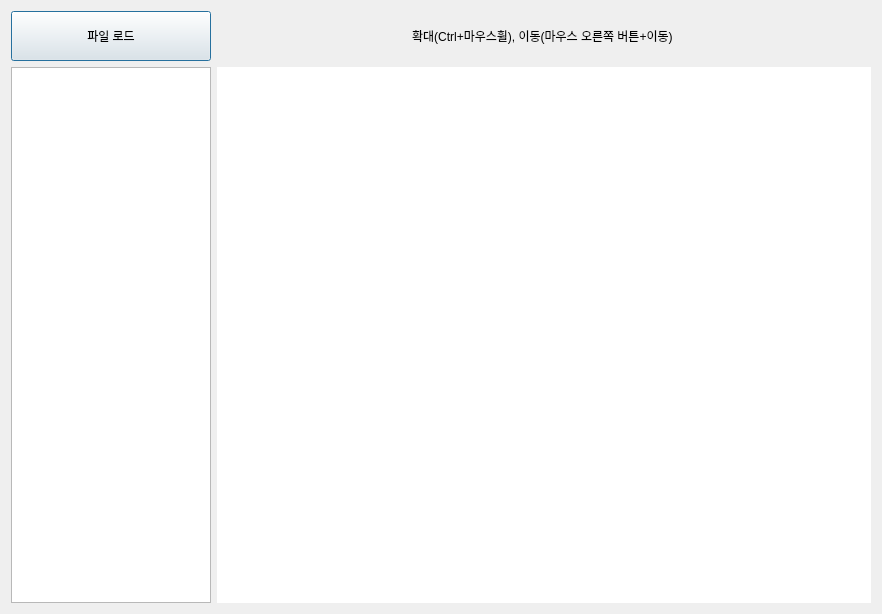
<?xml version="1.0" encoding="UTF-8"?>
<ui version="4.0">
 <class>Dialog</class>
 <widget class="QDialog" name="Dialog">
  <property name="enabled">
   <bool>true</bool>
  </property>
  <property name="geometry">
   <rect>
    <x>0</x>
    <y>0</y>
    <width>882</width>
    <height>614</height>
   </rect>
  </property>
  <property name="windowTitle">
   <string>Image Viewer</string>
  </property>
  <layout class="QGridLayout" name="gridLayout_2">
   <item row="0" column="0">
    <layout class="QGridLayout" name="gridLayout">
     <item row="1" column="2">
      <widget class="QLabel" name="labelView">
       <property name="sizePolicy">
        <sizepolicy hsizetype="MinimumExpanding" vsizetype="MinimumExpanding">
         <horstretch>0</horstretch>
         <verstretch>0</verstretch>
        </sizepolicy>
       </property>
       <property name="sizeIncrement">
        <size>
         <width>0</width>
         <height>0</height>
        </size>
       </property>
       <property name="styleSheet">
        <string notr="true">background-color: rgb(255,255,255);</string>
       </property>
       <property name="frameShape">
        <enum>QFrame::NoFrame</enum>
       </property>
       <property name="text">
        <string/>
       </property>
       <property name="scaledContents">
        <bool>false</bool>
       </property>
       <property name="alignment">
        <set>Qt::AlignLeading|Qt::AlignLeft|Qt::AlignTop</set>
       </property>
      </widget>
     </item>
     <item row="1" column="0">
      <widget class="QListWidget" name="listWidget">
       <property name="sizePolicy">
        <sizepolicy hsizetype="Ignored" vsizetype="Expanding">
         <horstretch>0</horstretch>
         <verstretch>0</verstretch>
        </sizepolicy>
       </property>
       <property name="minimumSize">
        <size>
         <width>200</width>
         <height>0</height>
        </size>
       </property>
      </widget>
     </item>
     <item row="0" column="0">
      <widget class="QPushButton" name="pathBtn">
       <property name="sizePolicy">
        <sizepolicy hsizetype="Fixed" vsizetype="Fixed">
         <horstretch>0</horstretch>
         <verstretch>0</verstretch>
        </sizepolicy>
       </property>
       <property name="minimumSize">
        <size>
         <width>200</width>
         <height>50</height>
        </size>
       </property>
       <property name="sizeIncrement">
        <size>
         <width>0</width>
         <height>0</height>
        </size>
       </property>
       <property name="text">
        <string>파일 로드</string>
       </property>
       <property name="iconSize">
        <size>
         <width>24</width>
         <height>24</height>
        </size>
       </property>
      </widget>
     </item>
     <item row="0" column="2">
      <widget class="QLabel" name="label">
       <property name="text">
        <string>확대(Ctrl+마우스휠), 이동(마우스 오른쪽 버튼+이동) </string>
       </property>
       <property name="alignment">
        <set>Qt::AlignCenter</set>
       </property>
      </widget>
     </item>
    </layout>
   </item>
  </layout>
 </widget>
 <resources/>
 <connections/>
</ui>
